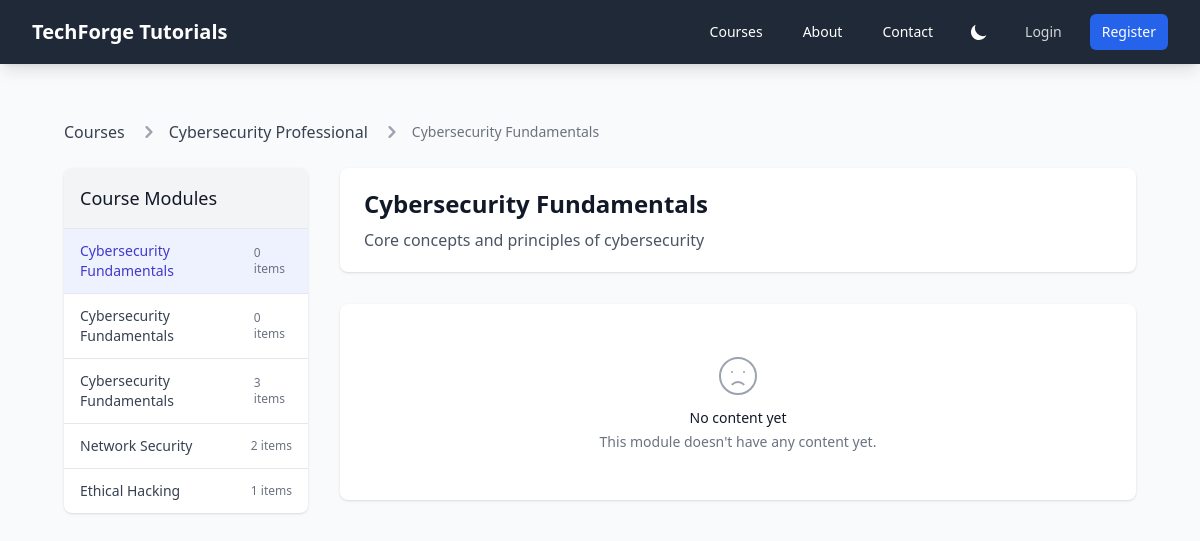
/courses/cybersecurity-professional/modules/11/, run on the app's committed database.
### courses/models.py (models this page shows, shortened)
class Course(models.Model):
    title = models.CharField(max_length=200)
    slug = models.SlugField(unique=True, blank=True)
    description = models.TextField()
    created_at = models.DateTimeField(auto_now_add=True)
    updated_at = models.DateTimeField(auto_now=True)

class Module(models.Model):
    course = models.ForeignKey(Course, related_name='modules', on_delete=models.CASCADE, null=True, blank=True)
    title = models.CharField(max_length=200)
    description = models.TextField(blank=True)
    order = models.PositiveIntegerField(default=0)
    created_at = models.DateTimeField(auto_now_add=True)
    updated_at = models.DateTimeField(auto_now=True)
    class Meta:
        ordering = ['order']

### courses/views.py (the view)
# urls.py: path('<slug:course_slug>/modules/<int:module_id>/', views.module_detail, name='module_detail'),
def module_detail(request, course_slug, module_id):
    module = get_object_or_404(Module, id=module_id, course__slug=course_slug)
    contents = module.contents.all().order_by('order')
    print(f"Module ID: {module_id}, Title: {module.title}")
    print(f"Number of contents: {contents.count()}")
    for i, content in enumerate(contents, 1):
        print(f"Content {i}: ID={content.id}, Title='{content.title}', Type={content.code_language if hasattr(content, 'code_language') else 'N/A'}")
    return render(request, 'courses/module_detail.html', {
        'course': module.course,
        'module': module,
        'contents': contents
    })

### core/context_processors.py (called while the page is built, shortened)
def user_activity(request):
    if not request.user.is_authenticated:
        return {}

### templates/courses/module_detail.html (shortened to what this page needs)
{% extends 'base.html' %}
{% block content %}
<div class="min-h-screen bg-gray-50 dark:bg-gray-900 py-8 px-4 sm:px-6 lg:px-8">
    <div class="max-w-7xl mx-auto">
        <nav class="flex mb-6" aria-label="Breadcrumb">
            <ol class="inline-flex items-center space-x-1 md:space-x-3">
                <li>
                    <div class="flex items-center">
                        <a href="{% url 'courses:courses_list' %}" class="text-gray-700 dark:text-gray-300 hover:text-indigo-600 dark:hover:text-indigo-400">Courses</a>
                    </div>
                </li>
                <li>
                    <div class="flex items-center">
                        <svg class="w-6 h-6 text-gray-400" fill="currentColor" viewBox="0 0 20 20" xmlns="http://www.w3.org/2000/svg">
                            <path fill-rule="evenodd" d="M7.293 14.707a1 1 0 010-1.414L10.586 10 7.293 6.707a1 1 0 011.414-1.414l4 4a1 1 0 010 1.414l-4 4a1 1 0 01-1.414 0z" clip-rule="evenodd"></path>
                        </svg>
                        <a href="{% url 'courses:course_detail' course.slug %}" class="ml-1 text-gray-700 dark:text-gray-300 hover:text-indigo-600 dark:hover:text-indigo-400 md:ml-2">{{ course.title|truncatechars:30 }}</a>
                    </div>
                </li>
                <li aria-current="page">
                    <div class="flex items-center">
                        <svg class="w-6 h-6 text-gray-400" fill="currentColor" viewBox="0 0 20 20" xmlns="http://www.w3.org/2000/svg">
                            <path fill-rule="evenodd" d="M7.293 14.707a1 1 0 010-1.414L10.586 10 7.293 6.707a1 1 0 011.414-1.414l4 4a1 1 0 010 1.414l-4 4a1 1 0 01-1.414 0z" clip-rule="evenodd"></path>
                        </svg>
                        <span class="ml-1 text-sm font-medium text-gray-500 dark:text-gray-400 md:ml-2">{{ module.title|truncatechars:30 }}</span>
                    </div>
                </li>
            </ol>
        </nav>
        <div class="lg:grid lg:grid-cols-12 lg:gap-8">
            <div class="lg:col-span-3 mb-8 lg:mb-0">
                <div class="bg-white dark:bg-gray-800 rounded-lg shadow overflow-hidden">
                    <div class="p-4 bg-gray-100 dark:bg-gray-700 border-b border-gray-200 dark:border-gray-600">
                        <h2 class="text-lg font-medium text-gray-900 dark:text-white">Course Modules</h2>
                    </div>
                    <nav class="divide-y divide-gray-200 dark:divide-gray-700" aria-label="Course modules">
                        {% for mod in course.modules.all %}
                        <div class="px-4 py-3 {% if mod.id == module.id %}bg-indigo-50 dark:bg-indigo-900/30{% else %}hover:bg-gray-50 dark:hover:bg-gray-700{% endif %}">
                            <a href="{% url 'courses:module_detail' course.slug mod.id %}"
                               class="flex items-center justify-between text-sm font-medium {% if mod.id == module.id %}text-indigo-700 dark:text-indigo-300{% else %}text-gray-700 dark:text-gray-300 hover:text-indigo-600 dark:hover:text-indigo-400{% endif %}">
                                <span>{{ mod.title }}</span>
                                <span class="text-xs text-gray-500 dark:text-gray-400">{{ mod.contents.count }} items</span>
                            </a>
                        </div>
                        {% endfor %}
                    </nav>
                </div>
            </div>
            <div class="lg:col-span-9">
                <div class="bg-white dark:bg-gray-800 shadow overflow-hidden sm:rounded-lg mb-8">
                    <div class="px-4 py-5 sm:px-6">
                        <h1 class="text-2xl font-bold text-gray-900 dark:text-white">{{ module.title }}</h1>
                        {% if module.description %}
                        <p class="mt-2 text-gray-600 dark:text-gray-300">{{ module.description }}</p>
                        {% endif %}
                    </div>
                </div>
                {% if contents %}
                    {% for content in contents %}
                    <div class="bg-white dark:bg-gray-800 shadow overflow-hidden sm:rounded-lg mb-6">
                        <div class="px-4 py-5 sm:px-6">
                            <h3 class="text-lg font-medium text-gray-900 dark:text-white">{{ content.title }}</h3>
                            {% if content.description %}
                            <p class="mt-1 text-gray-600 dark:text-gray-300">{{ content.description }}</p>
                            {% endif %}
                        </div>
                        {% if content.code %}
                        <div class="bg-gray-900 px-4 py-3 sm:px-6 overflow-x-auto">
                            <pre class="language-{{ content.code_language }}">
                                <code class="language-{{ content.code_language }} text-sm">{{ content.code|escape }}</code>
                            </pre>
                        </div>
                        {% endif %}
                    </div>
                    {% endfor %}
                {% else %}
                    <div class="text-center py-12 bg-white dark:bg-gray-800 rounded-lg shadow">
                        <svg class="mx-auto h-12 w-12 text-gray-400" fill="none" viewBox="0 0 24 24" stroke="currentColor">
                            <path stroke-linecap="round" stroke-linejoin="round" stroke-width="1" d="M9.172 16.172a4 4 0 015.656 0M9 10h.01M15 10h.01M21 12a9 9 0 11-18 0 9 9 0 0118 0z" />
                        </svg>
                        <h3 class="mt-2 text-sm font-medium text-gray-900 dark:text-white">No content yet</h3>
                        <p class="mt-1 text-sm text-gray-500 dark:text-gray-400">This module doesn't have any content yet.</p>
                    </div>
                {% endif %}
            </div>
        </div>
    </div>
</div>
{% endblock %}

### data on the page
Course: title "Cybersecurity Professional"
Module: title "Cybersecurity Fundamentals", contents.count "0", description "Core concepts and principles of cybersecurity"
Module: title "Cybersecurity Fundamentals", contents.count "0"
Module: title "Cybersecurity Fundamentals", contents.count "3"
Module: title "Network Security", contents.count "2"
Module: title "Ethical Hacking", contents.count "1"
